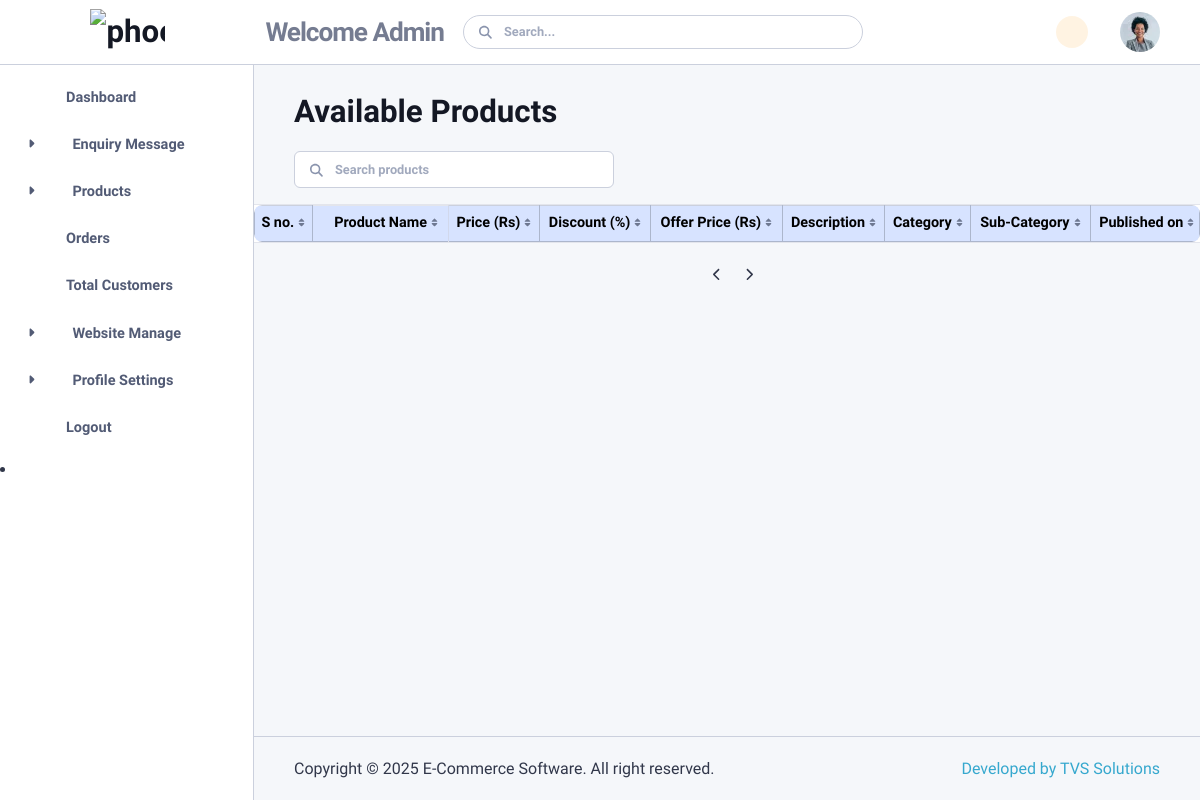
The page /available_products.php on the database as committed earlier.
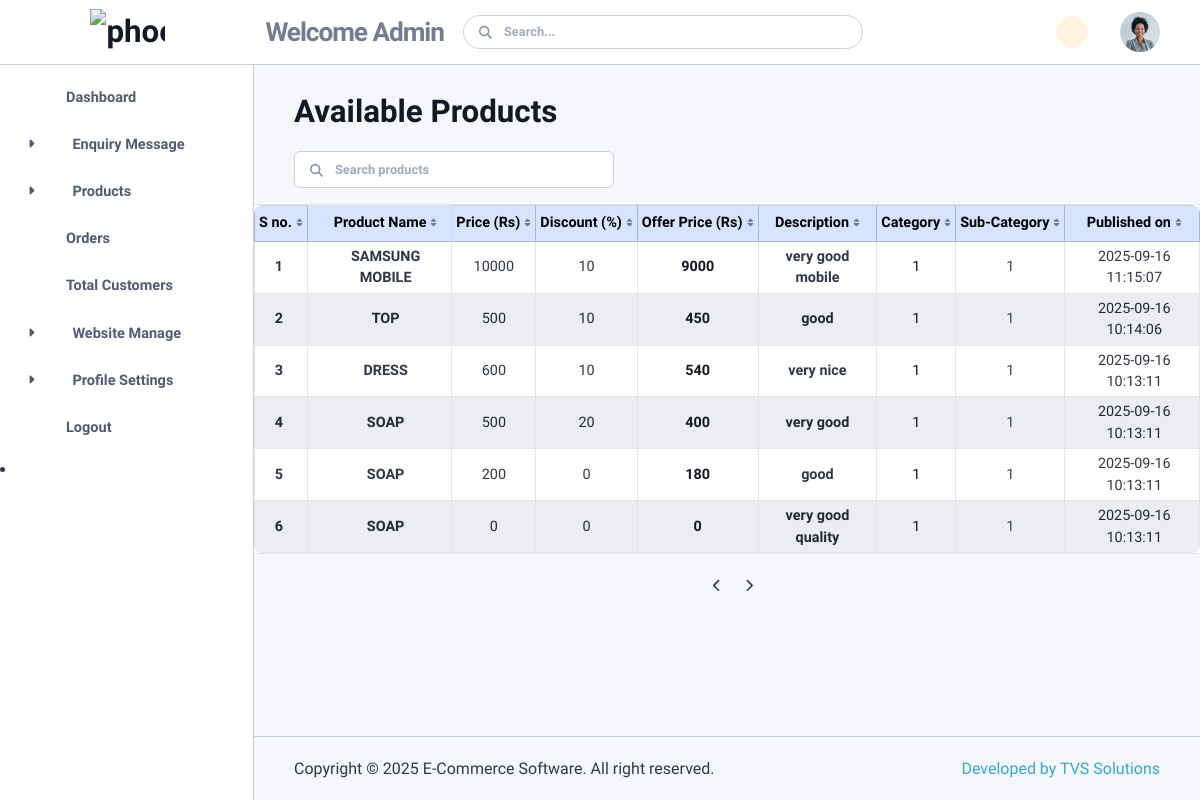
The same page on the database as committed later.
### tables this page shows
CREATE TABLE `all_products` (
  `id` int(200) NOT NULL,
  `c_id` int(200) NOT NULL,
  `s_id` int(200) NOT NULL,
  `product` varchar(200) NOT NULL,
  `description` varchar(200) NOT NULL,
  `price` int(200) NOT NULL,
  `discount_percentage` int(200) NOT NULL,
  `offer_price` int(200) NOT NULL,
  `created_at` timestamp NOT NULL DEFAULT current_timestamp() ON UPDATE current_timestamp()
);

### available_products.php (the view, shortened to what this page needs)
<?php include 'db_connection.php'; ?>
<?php include 'header.php'; ?>
<?php include 'sidebar.php'; ?>
<?php include 'top_navbar.php'; ?>
<div class="content">
        <div class="mb-9">
          <div class="row g-3 mb-4">
            <div class="col-auto">
              <h2 class="mb-0"> Available Products</h2>
            </div>
          </div>
          <div id="products" data-list='{"valueNames":["product","price","category","tags","vendor","time"],"page":10,"pagination":true}'>
            <div class="mb-4">
              <div class="d-flex flex-wrap gap-3">
                <div class="search-box">
                  <form class="position-relative"><input class="form-control search-input search" type="search" placeholder="Search products" aria-label="Search" />
                    <span class="fas fa-search search-box-icon"></span>
                  </form>
                </div>
            </div>
             <div id="tableExample2" data-list='{"valueNames":["name","email","age"],"page":10,"pagination":{"innerWindow":2,"left":1,"right":1}}'>
  <div class="table-responsive mx-n4  mx-lg-n6  bg-body-emphasis border-top border-bottom border-translucent position-relative mt-3">
  <table class="table table-hover table-striped table-bordered table-sm align-middle text-center shadow-lg rounded-3 overflow-hidden fs-9 mb-0">
  <thead class="table-primary text-dark">
    <tr>
      <th class="sort border-top" data-sort="name">S no.</th>
      <th class="sort border-top border-translucent ps-3" data-sort="name">Product Name</th>
    <th class="sort border-top" data-sort="email">Price (Rs)</th>
       <th class="sort border-top" data-sort="email">Discount (%)</th>
        <th class="sort border-top" data-sort="email">Offer Price (Rs)</th>
          <th class="sort border-top" data-sort="email">Description</th>
      <th class="sort border-top" data-sort="name">Category</th>
       <th class="sort border-top" data-sort="age">Sub-Category</th>
      <th class="sort border-top" data-sort="payment status">Published on</th>
    </tr>
  </thead>
  <tbody class="list">
    <?php
      $sql = "SELECT * FROM all_products ORDER BY id DESC";
      $result = mysqli_query($conn, $sql);
      $count = 0;
      if (mysqli_num_rows($result) > 0) {
          while ($row = mysqli_fetch_assoc($result)) {
              $count++;
    ?>
<tr >
  <td class="fw-bold"><?php echo $count ?></td>
  <td class="ps-3 text-uppercase fw-semibold"><?php echo $row['product'] ?></td>
  <td><?php echo $row['price'] ?></td>
  <td>
  <?php echo $row["discount_percentage"] ?>
  </td>
  <td>
    <span class=" text-dark fw-bold"><?php echo $row["offer_price"] ?></span>
  </td>
    <td class=" fw-semibold"><?php echo $row['description'] ?></td>
  <td>
    <span class="  text-dark"><?php echo $row["c_id"] ?></span>
  </td>
  <td class="text-muted"><?php echo $row["s_id"] ?>
</td>
 <td ><?php echo $row["created_at"] ?>
</td>
</tr>
    <?php } } ?>
  </tbody>
</table>
  </div>
  <div class="d-flex justify-content-center mt-3"><button class="page-link" data-list-pagination="prev"><span class="fas fa-chevron-left"></span></button>
    <ul class="mb-0 pagination"></ul><button class="page-link pe-0" data-list-pagination="next"><span class="fas fa-chevron-right"></span></button>
  </div>
</div>
          </div>
        </div>
    <?php include 'footer.php'; ?>
      </div>
            </div>

### header.php (shortened to what this page needs)
<!DOCTYPE html>
<html lang="en-US" dir="ltr" data-navigation-type="default" data-navbar-horizontal-shape="default">
<head>
    <link href="vendors/simplebar/simplebar.min.css" rel="stylesheet">
    <link rel="stylesheet" href="../../../unicons.iconscout.com/release/v4.0.8/css/line.css">
    <link href="assets/css/theme-rtl.min.css" type="text/css" rel="stylesheet" id="style-rtl">
    <link href="assets/css/theme.min.css" type="text/css" rel="stylesheet" id="style-default">
    <link href="assets/css/user-rtl.min.css" type="text/css" rel="stylesheet" id="user-style-rtl">
    <link href="assets/css/user.min.css" type="text/css" rel="stylesheet" id="user-style-default">
    <link rel="stylesheet" href="customstyle.css">
    <link href="vendors/leaflet/leaflet.css" rel="stylesheet">
    <link href="vendors/leaflet.markercluster/MarkerCluster.css" rel="stylesheet">
    <link href="vendors/leaflet.markercluster/MarkerCluster.Default.css" rel="stylesheet">
  </head>
</html>

### sidebar.php (shortened to what this page needs)
<nav class="navbar navbar-vertical navbar-expand-lg">
  <div class="collapse navbar-collapse" id="navbarVerticalCollapse">
    <div class="navbar-vertical-content">
   <ul class="navbar-nav flex-column" id="navbarVerticalNav">
  <div class="nav-item-wrapper">
    <a class="nav-link dropdown-indicator label-1" href="index" role="button">
      <div class="d-flex align-items-center">
        <div class="dropdown-indicator-icon-wrapper"></div>
        <span class="nav-link-text">Dashboard</span>
      </div>
    </a>
  </div>
<div class="nav-item-wrapper">
  <a class="nav-link dropdown-indicator label-1" href="#nv-enquiry" role="button" data-bs-toggle="collapse" aria-expanded="false" aria-controls="nv-enquiry">
    <div class="d-flex align-items-center">
        <span class="fas fa-caret-right dropdown-indicator-icon"> </span>
      <div class="dropdown-indicator-icon-wrapper"></div>
      <span class="nav-link-text">Enquiry Message</span>
    </div>
  </a>
</div>
<div class="nav-item-wrapper">
  <a class="nav-link dropdown-indicator label-1" href="#nv-products" role="button" data-bs-toggle="collapse" aria-expanded="false" aria-controls="nv-products">
    <div class="d-flex align-items-center">
        <span class="fas fa-caret-right dropdown-indicator-icon"> </span>
      <div class="dropdown-indicator-icon-wrapper"></div>
      <span class="nav-link-text">Products</span>
    </div>
  </a>
</div>
  <div class="nav-item-wrapper">
    <a class="nav-link dropdown-indicator label-1" href="orders" role="button">
      <div class="d-flex align-items-center">
        <div class="dropdown-indicator-icon-wrapper"></div>
        <span class="nav-link-text">Orders</span>
      </div>
    </a>
  </div>
  <div class="nav-item-wrapper">
    <a class="nav-link dropdown-indicator label-1" href="customer" role="button">
      <div class="d-flex align-items-center">
        <div class="dropdown-indicator-icon-wrapper"></div>
        <span class="nav-link-text">Total Customers</span>
      </div>
    </a>
  </div>
<div class="nav-item-wrapper">
  <a class="nav-link dropdown-indicator label-1" href="#nv-website" role="button" data-bs-toggle="collapse" aria-expanded="false" aria-controls="nv-website">
    <div class="d-flex align-items-center">
      <span class="fas fa-caret-right dropdown-indicator-icon"> </span>
      <div class="dropdown-indicator-icon-wrapper"></div>
      <span class="nav-link-text">Website Manage</span>
    </div>
  </a>
</div>
<div class="nav-item-wrapper">
  <a class="nav-link dropdown-indicator label-1" href="#nv-profile" role="button" data-bs-toggle="collapse" aria-expanded="false" aria-controls="nv-profile">
    <div class="d-flex align-items-center">
       <span class="fas fa-caret-right dropdown-indicator-icon"> </span>
      <div class="dropdown-indicator-icon-wrapper"></div>
      <span class="nav-link-text">Profile Settings</span>
    </div>
  </a>
</div>
<div class="nav-item-wrapper">
  <a class="nav-link dropdown-indicator label-1" href="logout.php" role="button">
    <div class="d-flex align-items-center">
      <div class="dropdown-indicator-icon-wrapper"></div>
      <span class="nav-link-text">Logout</span>
    </div>
  </a>
</div>
</ul>
        <li class="nav-item">
        </li>
    </div>
  </div>
</nav>

### top_navbar.php (shortened to what this page needs)
<nav class="navbar navbar-top fixed-top navbar-expand" id="navbarDefault">
  <div class="collapse navbar-collapse justify-content-between">
    <div class="navbar-logo">
      <a class="navbar-brand me-1 me-sm-3" href="index.php">
        <div class="d-flex align-items-center">
          <img src="assets/img/icons/tvs_logo.png" alt="phoenix" width="75" style="margin-left:60px;">
<h5 class="logo-text d-none d-sm-block" style="padding-left:100px;">Welcome Admin</h5>
        </div>
      </a>
    </div>
    <div class="search-box navbar-top-search-box d-none d-lg-block" style="width:25rem;">
      <form class="position-relative">
        <input class="form-control search-input rounded-pill form-control-sm"
               type="search" placeholder="Search..." />
        <span class="fas fa-search search-box-icon"></span>
      </form>
    </div>
   <ul class="navbar-nav navbar-nav-icons flex-row">
            <li class="nav-item">
              <div class="theme-control-toggle fa-icon-wait px-2"><label class="mb-0 theme-control-toggle-label theme-control-toggle-dark" for="themeControlToggle" data-bs-toggle="tooltip" data-bs-placement="left" data-bs-title="Switch theme" style="height:32px;width:32px;"></label></div>
            </li>
    <ul class="navbar-nav navbar-nav-icons flex-row">
      <li class="nav-item"><a class="nav-link" href="#"><span data-feather="bell"></span></a></li>
      <li class="nav-item dropdown">
        <a class="nav-link lh-1 pe-0" href="#" data-bs-toggle="dropdown">
          <div class="avatar avatar-l">
            <img class="rounded-circle" src="assets/img/team/40x40/57.webp" alt="" />
          </div>
        </a>
      </li>
    </ul>
  </div>
</nav>

### footer.php
       <footer class="footer position-absolute">
          <div class="row g-0 justify-content-between align-items-center h-100">
            <div class="col-12 col-sm-auto text-center">
              <p class="mb-0 mt-2 mt-sm-0 text-body">Copyright &copy; 2025 E-Commerce Software. All right reserved.<span class="d-none d-sm-inline-block"></span></p>
            </div>
          <div class="col-12 col-sm-auto text-center" >
  <a href="https://tvssolution.in/"
     class="mb-0 text-body-tertiary text-opacity-85 d-inline-block" style="color:rgba(54, 168, 206, 1) !important;">
    Developed by TVS Solutions
  </a>
</div>
          </div>
        </footer>

### sidebar.php (style rules this page uses)
.nav-link-text { font-size: 14.5px; font-weight: 600; }
.nav-item-wrapper { margin-bottom: 15px; }

Rows that differ between the two databases and show on the page:
added all_products: product "SAMSUNG MOBILE", price "10000", discount_percentage "10", offer_price "9000", description "very good mobile", c "1", s "1", created_at "2025-09-16 11:15:07"
added all_products: product "TOP", price "500", discount_percentage "10", offer_price "450", description "good", c "1", s "1", created_at "2025-09-16 10:14:06"
added all_products: product "DRESS", price "600", discount_percentage "10", offer_price "540", description "very nice", c "1", s "1", created_at "2025-09-16 10:13:11"
added all_products: product "SOAP", price "500", discount_percentage "20", offer_price "400", description "very good", c "1", s "1", created_at "2025-09-16 10:13:11"
added all_products: product "SOAP", price "200", discount_percentage "0", offer_price "180", description "good", c "1", s "1", created_at "2025-09-16 10:13:11"
added all_products: product "SOAP", price "0", discount_percentage "0", offer_price "0", description "very good quality", c "1", s "1", created_at "2025-09-16 10:13:11"
